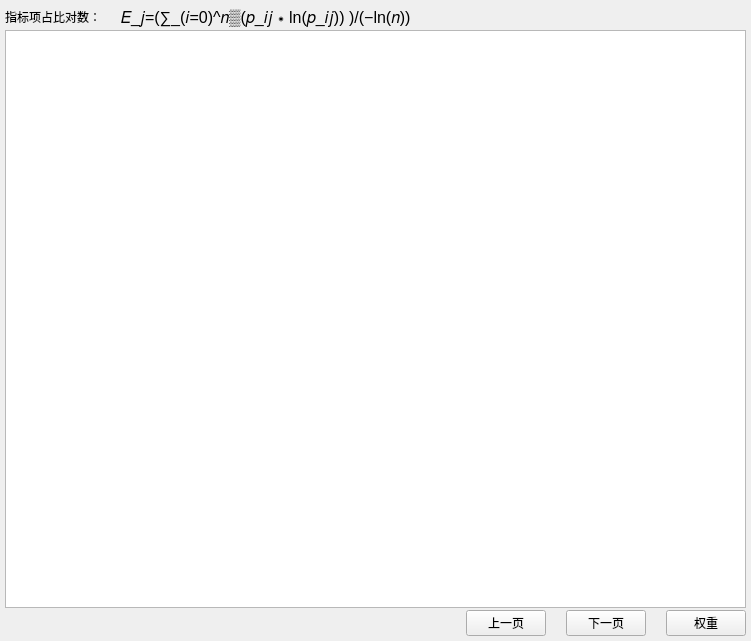
<?xml version="1.0" encoding="UTF-8"?>
<ui version="4.0">
 <class>DataLogarithm</class>
 <widget class="QWidget" name="DataLogarithm">
  <property name="geometry">
   <rect>
    <x>0</x>
    <y>0</y>
    <width>751</width>
    <height>641</height>
   </rect>
  </property>
  <property name="windowTitle">
   <string notr="true">Form</string>
  </property>
  <layout class="QVBoxLayout" name="verticalLayout">
   <property name="spacing">
    <number>2</number>
   </property>
   <property name="leftMargin">
    <number>5</number>
   </property>
   <property name="topMargin">
    <number>5</number>
   </property>
   <property name="rightMargin">
    <number>5</number>
   </property>
   <property name="bottomMargin">
    <number>5</number>
   </property>
   <item>
    <layout class="QHBoxLayout" name="horizontalLayout_2">
     <property name="spacing">
      <number>0</number>
     </property>
     <item>
      <widget class="QLabel" name="label">
       <property name="text">
        <string>指标项占比对数：</string>
       </property>
      </widget>
     </item>
     <item>
      <spacer name="horizontalSpacer">
       <property name="orientation">
        <enum>Qt::Horizontal</enum>
       </property>
       <property name="sizeType">
        <enum>QSizePolicy::Fixed</enum>
       </property>
       <property name="sizeHint" stdset="0">
        <size>
         <width>20</width>
         <height>20</height>
        </size>
       </property>
      </spacer>
     </item>
     <item>
      <widget class="QLabel" name="label_2">
       <property name="font">
        <font>
         <pointsize>12</pointsize>
        </font>
       </property>
       <property name="text">
        <string>𝐸_𝑗=(∑_(𝑖=0)^𝑛▒(𝑝_𝑖𝑗∗ln⁡(𝑝_𝑖𝑗)) )/(−ln⁡(𝑛))</string>
       </property>
      </widget>
     </item>
     <item>
      <spacer name="horizontalSpacer_5">
       <property name="orientation">
        <enum>Qt::Horizontal</enum>
       </property>
       <property name="sizeHint" stdset="0">
        <size>
         <width>40</width>
         <height>20</height>
        </size>
       </property>
      </spacer>
     </item>
    </layout>
   </item>
   <item>
    <widget class="DSGUI::DSTableView" name="m_listViewElement"/>
   </item>
   <item>
    <layout class="QHBoxLayout" name="horizontalLayout">
     <property name="spacing">
      <number>0</number>
     </property>
     <item>
      <spacer name="horizontalSpacer_3">
       <property name="orientation">
        <enum>Qt::Horizontal</enum>
       </property>
       <property name="sizeHint" stdset="0">
        <size>
         <width>40</width>
         <height>20</height>
        </size>
       </property>
      </spacer>
     </item>
     <item>
      <widget class="DSGUI::DSPushButton" name="m_btnBefore">
       <property name="text">
        <string>上一页</string>
       </property>
      </widget>
     </item>
     <item>
      <spacer name="horizontalSpacer_4">
       <property name="orientation">
        <enum>Qt::Horizontal</enum>
       </property>
       <property name="sizeType">
        <enum>QSizePolicy::Fixed</enum>
       </property>
       <property name="sizeHint" stdset="0">
        <size>
         <width>20</width>
         <height>20</height>
        </size>
       </property>
      </spacer>
     </item>
     <item>
      <widget class="DSGUI::DSPushButton" name="m_btnNext">
       <property name="text">
        <string>下一页</string>
       </property>
      </widget>
     </item>
     <item>
      <spacer name="horizontalSpacer_2">
       <property name="orientation">
        <enum>Qt::Horizontal</enum>
       </property>
       <property name="sizeType">
        <enum>QSizePolicy::Fixed</enum>
       </property>
       <property name="sizeHint" stdset="0">
        <size>
         <width>20</width>
         <height>20</height>
        </size>
       </property>
      </spacer>
     </item>
     <item>
      <widget class="DSGUI::DSPushButton" name="m_btnComentropy">
       <property name="text">
        <string>权重</string>
       </property>
      </widget>
     </item>
    </layout>
   </item>
  </layout>
 </widget>
 <customwidgets>
  <customwidget>
   <class>DSGUI::DSTableView</class>
   <extends>QTableView</extends>
   <header location="global">TableView/tableview.h</header>
  </customwidget>
  <customwidget>
   <class>DSGUI::DSPushButton</class>
   <extends>QPushButton</extends>
   <header>PushButton/PushButton.h</header>
  </customwidget>
 </customwidgets>
 <resources/>
 <connections/>
</ui>
